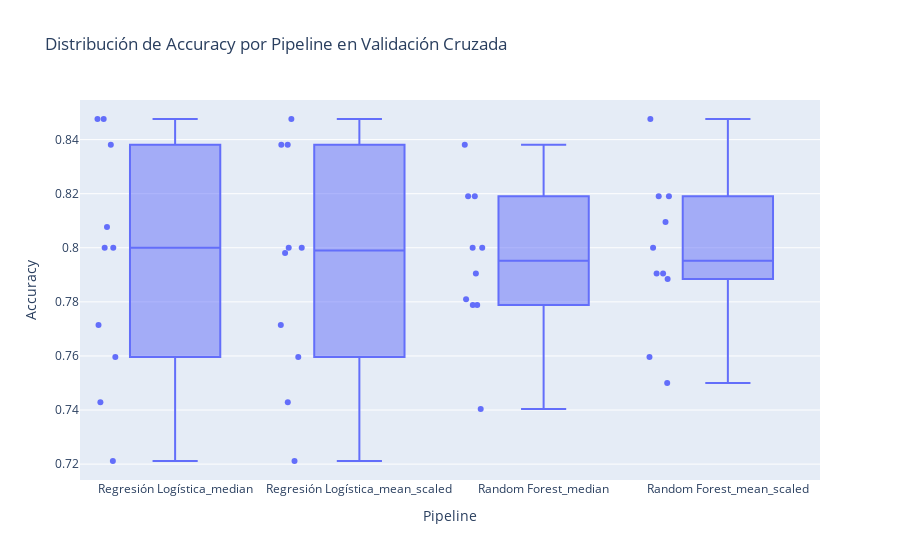

Notebook source saved alongside this figure:
### Code cell
import plotly.express as px

fig = px.box(
    df_cv_results, 
    x='pipeline', 
    y='accuracy', 
    points = 'all',
    title='Distribución de Accuracy por Pipeline en Validación Cruzada',
    labels={'accuracy': 'Accuracy', 'pipeline': 'Pipeline'}
)

fig.show()

### Figure 1 — Plotly figure (JSON) as saved in the notebook; plotly's stock layout.template omitted (floating-point values rounded to 4 significant figures)
{"data": [{"alignmentgroup": "True", "boxpoints": "all", "hovertemplate": "Pipeline=%{x}<br>Accuracy=%{y}<extra></extra>", "legendgroup": "", "marker": {"color": "#636efa"}, "name": "", "notched": false, "offsetgroup": "", "orientation": "v", "showlegend": false, "type": "box", "x": ["Regresión Logística_median", "Regresión Logística_median", "Regresión Logística_median", "Regresión Logística_median", "Regresión Logística_median", "Regresión Logística_median", "Regresión Logística_median", "Regresión Logística_median", "Regresión Logística_median", "Regresión Logística_median", "Regresión Logística_mean_scaled", "Regresión Logística_mean_scaled", "Regresión Logística_mean_scaled", "Regresión Logística_mean_scaled", "Regresión Logística_mean_scaled", "Regresión Logística_mean_scaled", "Regresión Logística_mean_scaled", "Regresión Logística_mean_scaled", "Regresión Logística_mean_scaled", "Regresión Logística_mean_scaled", "Random Forest_median", "Random Forest_median", "Random Forest_median", "Random Forest_median", "Random Forest_median", "Random Forest_median", "Random Forest_median", "Random Forest_median", "Random Forest_median", "Random Forest_median", "Random Forest_mean_scaled", "Random Forest_mean_scaled", "Random Forest_mean_scaled", "Random Forest_mean_scaled", "Random Forest_mean_scaled", "Random Forest_mean_scaled", "Random Forest_mean_scaled", "Random Forest_mean_scaled", "Random Forest_mean_scaled", "Random Forest_mean_scaled"], "x0": " ", "xaxis": "x", "y": [0.8476, 0.8, 0.7429, 0.8381, 0.7714, 0.8476, 0.8, 0.7596, 0.8077, 0.7212, 0.8476, 0.8, 0.7429, 0.8381, 0.7714, 0.8381, 0.8, 0.7596, 0.7981, 0.7212, 0.819, 0.7905, 0.781, 0.8381, 0.8, 0.819, 0.8, 0.7788, 0.7404, 0.7788, 0.7905, 0.7905, 0.8, 0.8095, 0.819, 0.8476, 0.819, 0.7885, 0.75, 0.7596], "y0": " ", "yaxis": "y"}], "layout": {"boxmode": "group", "legend": {"tracegroupgap": 0}, "title": {"text": "Distribución de Accuracy por Pipeline en Validación Cruzada"}, "xaxis": {"anchor": "y", "domain": [0, 1], "title": {"text": "Pipeline"}}, "yaxis": {"anchor": "x", "domain": [0, 1], "title": {"text": "Accuracy"}}}}
